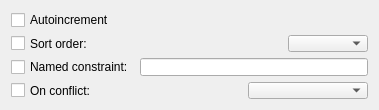
<?xml version="1.0" encoding="UTF-8"?>
<ui version="4.0">
 <class>ColumnPrimaryKeyPanel</class>
 <widget class="QWidget" name="ColumnPrimaryKeyPanel">
  <property name="geometry">
   <rect>
    <x>0</x>
    <y>0</y>
    <width>379</width>
    <height>110</height>
   </rect>
  </property>
  <property name="minimumSize">
   <size>
    <width>0</width>
    <height>110</height>
   </size>
  </property>
  <property name="windowTitle">
   <string>Form</string>
  </property>
  <layout class="QVBoxLayout" name="verticalLayout">
   <item>
    <widget class="QCheckBox" name="autoIncrCheck">
     <property name="text">
      <string>Autoincrement</string>
     </property>
    </widget>
   </item>
   <item>
    <widget class="QWidget" name="sortOrderWidget" native="true">
     <layout class="QHBoxLayout" name="horizontalLayout">
      <property name="margin">
       <number>0</number>
      </property>
      <item>
       <widget class="QCheckBox" name="sortOrderCheck">
        <property name="text">
         <string>Sort order:</string>
        </property>
       </widget>
      </item>
      <item>
       <widget class="QComboBox" name="sortOrderCombo">
        <property name="maximumSize">
         <size>
          <width>80</width>
          <height>16777215</height>
         </size>
        </property>
       </widget>
      </item>
     </layout>
    </widget>
   </item>
   <item>
    <widget class="QWidget" name="namedWidget" native="true">
     <layout class="QHBoxLayout" name="horizontalLayout_2">
      <property name="margin">
       <number>0</number>
      </property>
      <item>
       <widget class="QCheckBox" name="namedCheck">
        <property name="text">
         <string>Named constraint:</string>
        </property>
       </widget>
      </item>
      <item>
       <widget class="QLineEdit" name="namedEdit"/>
      </item>
     </layout>
    </widget>
   </item>
   <item>
    <widget class="QWidget" name="conflictWidget" native="true">
     <layout class="QHBoxLayout" name="horizontalLayout_3">
      <property name="margin">
       <number>0</number>
      </property>
      <item>
       <widget class="QCheckBox" name="conflictCheck">
        <property name="text">
         <string>On conflict:</string>
        </property>
       </widget>
      </item>
      <item>
       <widget class="QComboBox" name="conflictCombo">
        <property name="maximumSize">
         <size>
          <width>120</width>
          <height>16777215</height>
         </size>
        </property>
       </widget>
      </item>
     </layout>
    </widget>
   </item>
  </layout>
 </widget>
 <resources/>
 <connections/>
</ui>
